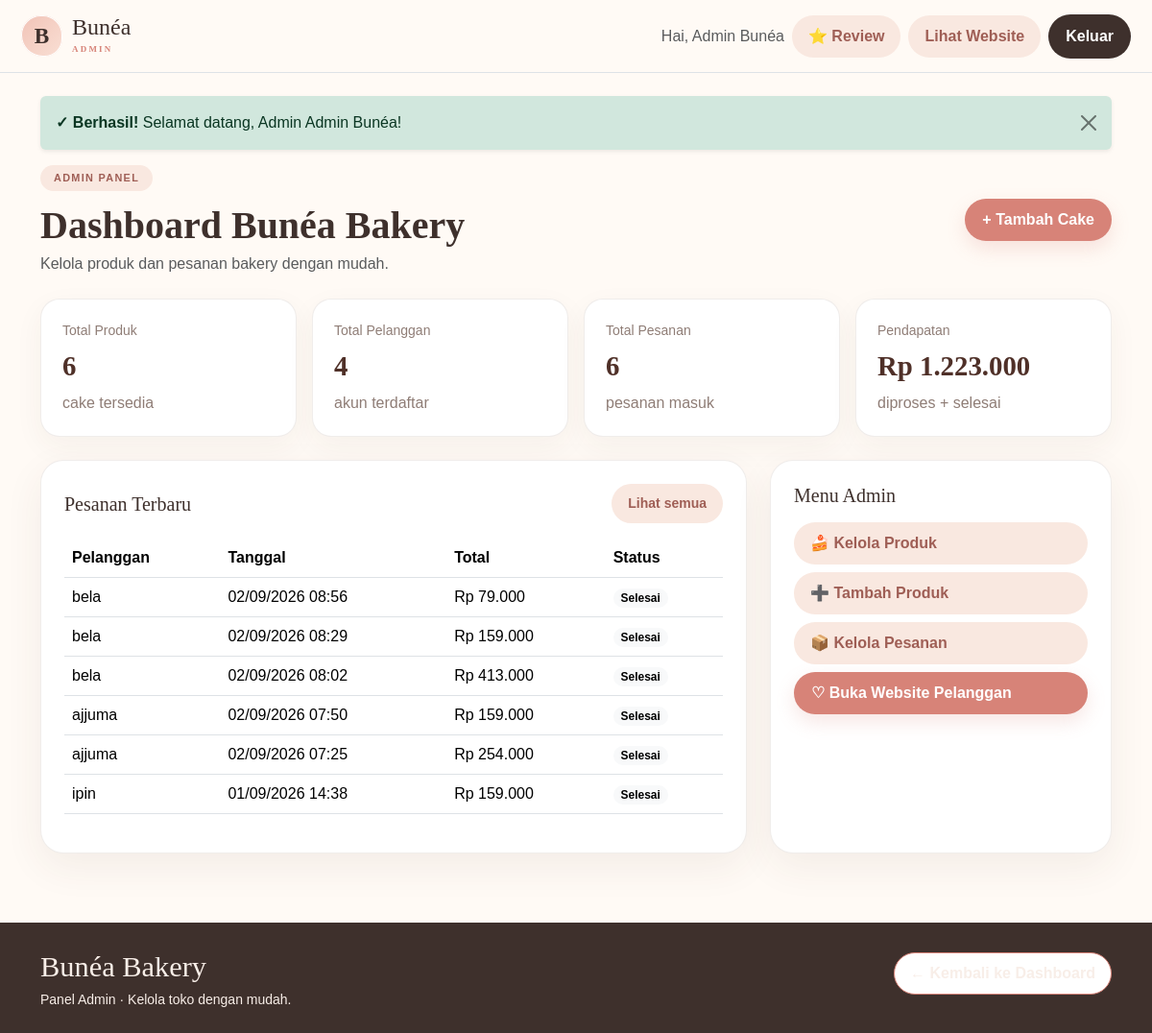
The page /admin/index.php (signed in) on the database its author committed.
### tables this page shows
CREATE TABLE `pesanan` (
  `id_pesanan` int(11) NOT NULL,
  `id_pelanggan` int(11) NOT NULL,
  `tanggal_pesanan` datetime NOT NULL DEFAULT current_timestamp(),
  `total_harga` decimal(12,2) NOT NULL DEFAULT 0.00,
  `status_pesanan` enum('menunggu','diproses','selesai','dibatalkan') NOT NULL DEFAULT 'menunggu'
);

CREATE TABLE `pelanggan` (
  `id_pelanggan` int(11) NOT NULL,
  `nama_pelanggan` varchar(100) NOT NULL,
  `no_telepon` varchar(20) NOT NULL,
  `email` varchar(100) NOT NULL,
  `alamat` text NOT NULL,
  `tanggal_daftar` date NOT NULL,
  `password` varchar(255) NOT NULL
);

### config/helpers.php (called while the page is built, shortened)
<?php
function e($v)
{
    return htmlspecialchars((string) $v, ENT_QUOTES, "UTF-8");
}
function rupiah($v)
{
    return "Rp " . number_format((float) $v, 0, ",", ".");
}
function flash()
{
    if (!empty($_SESSION["flash"])) {
        $m = $_SESSION["flash"];
        return $m;
    }
    return null;
}
?>

### admin/index.php (the view, shortened to what this page needs)
<?php
require_once __DIR__ . '/../config/koneksi.php';
require __DIR__ . '/partials/header.php';
$total_produk = (int) $conn->query('SELECT COUNT(*) total FROM produk_kue')->fetch_assoc()['total'];
$total_pelanggan = (int) $conn->query('SELECT COUNT(*) total FROM pelanggan')->fetch_assoc()['total'];
$total_pesanan = (int) $conn->query('SELECT COUNT(*) total FROM pesanan')->fetch_assoc()['total'];
$total_pendapatan = (float) $conn->query("SELECT COALESCE(SUM(total_harga),0) total FROM pesanan WHERE status_pesanan IN ('diproses','selesai')")->fetch_assoc()['total'];
$pesanan = $conn->query("SELECT p.*, pl.nama_pelanggan FROM pesanan p JOIN pelanggan pl ON pl.id_pelanggan=p.id_pelanggan ORDER BY p.id_pesanan DESC LIMIT 8");
?>
<div class="d-flex justify-content-between align-items-center mb-4">
    <div>
        <div class="section-kicker">ADMIN PANEL</div>
        <h1 class="display-6 fw-bold mb-1">Dashboard Bunéa Bakery</h1>
        <p class="text-muted mb-0">Kelola produk dan pesanan bakery dengan mudah.</p>
    </div>
    <a href="produk_tambah.php" class="btn btn-register">+ Tambah Cake</a>
</div>
<div class="row g-3 mb-4">
    <div class="col-md-6 col-xl-3"><div class="stat-card"><small>Total Produk</small><strong><?= $total_produk ?></strong><span>cake tersedia</span></div></div>
    <div class="col-md-6 col-xl-3"><div class="stat-card"><small>Total Pelanggan</small><strong><?= $total_pelanggan ?></strong><span>akun terdaftar</span></div></div>
    <div class="col-md-6 col-xl-3"><div class="stat-card"><small>Total Pesanan</small><strong><?= $total_pesanan ?></strong><span>pesanan masuk</span></div></div>
    <div class="col-md-6 col-xl-3"><div class="stat-card"><small>Pendapatan</small><strong><?= rupiah($total_pendapatan) ?></strong><span>diproses + selesai</span></div></div>
</div>
<div class="row g-4">
    <div class="col-lg-8">
        <div class="admin-card p-4">
            <div class="d-flex justify-content-between align-items-center mb-3">
                <h2 class="h5 mb-0">Pesanan Terbaru</h2>
                <a href="pesanan.php" class="btn btn-soft btn-sm">Lihat semua</a>
            </div>
            <div class="table-responsive">
                <table class="table align-middle">
                    <thead><tr><th>Pelanggan</th><th>Tanggal</th><th>Total</th><th>Status</th></tr></thead>
                    <tbody>
                    <?php if ($pesanan->num_rows): while ($row = $pesanan->fetch_assoc()): ?>
                        <tr>
                            <td><?= e($row['nama_pelanggan']) ?></td>
                            <td><?= date('d/m/Y H:i', strtotime($row['tanggal_pesanan'])) ?></td>
                            <td><?= rupiah($row['total_harga']) ?></td>
                            <td><span class="badge rounded-pill text-bg-light"><?= e(ucfirst($row['status_pesanan'])) ?></span></td>
                        </tr>
                    <?php endwhile; else: ?>
                        <tr><td colspan="4" class="text-center text-muted py-4">Belum ada pesanan.</td></tr>
                    <?php endif; ?>
                    </tbody>
                </table>
            </div>
        </div>
    </div>
    <div class="col-lg-4">
        <div class="admin-card p-4 h-100">
            <h2 class="h5">Menu Admin</h2>
            <div class="d-grid gap-2 mt-3">
                <a href="produk.php" class="btn btn-soft text-start">🍰 Kelola Produk</a>
                <a href="produk_tambah.php" class="btn btn-soft text-start">➕ Tambah Produk</a>
                <a href="pesanan.php" class="btn btn-soft text-start">📦 Kelola Pesanan</a>
                <a href="../index.php" class="btn btn-register text-start">♡ Buka Website Pelanggan</a>
            </div>
        </div>
    </div>
</div>
<?php require __DIR__ . '/partials/footer.php'; ?>

### admin/partials/header.php (shortened to what this page needs)
<?php
require_once __DIR__ . '/../../config/helpers.php';
?>
<!doctype html>
<html lang="id">
<head>
    <link href="https://cdn.jsdelivr.net/npm/bootstrap@5.3.3/dist/css/bootstrap.min.css" rel="stylesheet">
    <link href="../assets/css/style.css?v=2" rel="stylesheet">
</head>
<body>
<nav class="navbar navbar-bunea border-bottom">
    <div class="container">
        <a class="navbar-brand" href="index.php">
            <span class="brand-mark">B</span>
            <span>Bunéa <small>ADMIN</small></span>
        </a>
        <div class="d-flex align-items-center gap-2">
            <span class="d-none d-md-inline text-muted">Hai, <?= e($_SESSION['admin']['nama']) ?></span>
            <a href="review.php" class="btn btn-soft">⭐ Review</a>
            <a href="../index.php" class="btn btn-soft">Lihat Website</a>
            <a href="../logout.php" class="btn btn-dark-bunea">Keluar</a>
        </div>
    </div>
</nav>
<main class="container py-4">
<?php if ($msg = flash()): ?>
<div class="alert alert-success alert-dismissible fade show shadow-sm border-0" role="alert">
    <strong>✓ Berhasil!</strong> <?= e($msg) ?>
    <button type="button" class="btn-close" data-bs-dismiss="alert" aria-label="Close"></button>
</div>
<?php endif; ?>

### admin/partials/footer.php (shortened to what this page needs)
</main>
<footer class="footer-bunea mt-5">
    <div class="container py-4">
        <div class="d-flex flex-wrap justify-content-between align-items-center gap-3">
            <div>
                <div class="brand-footer">Bunéa Bakery</div>
                <div class="small">Panel Admin · Kelola toko dengan mudah.</div>
            </div>
            <a href="index.php" class="back-button">← Kembali ke Dashboard</a>
        </div>
    </div>
</footer>
</body>
</html>

### assets/css/style.css (style rules this page uses)
:root { --cream:#fffaf5; --cream2:#fff2ea; --rose:#d78378; --rose2:#f1c3b7; --brown:#3e302c; --brown2:#725b52; --gold:#b88a58; --white:#fff; --line:#ead8cf; --shadow:0 18px 50px rgba(82,56,47,.10) }
* { box-sizing:border-box }
html { scroll-behavior:smooth }
body { margin:0; background:var(--cream); color:var(--brown); font-family:'DM Sans',sans-serif }
.serif,h1,h2,h3,h4,h5,.navbar-brand,.brand-footer { font-family:'Playfair Display',serif }
.navbar-bunea { background:rgba(255,250,245,.94); border-bottom:1px solid var(--line); backdrop-filter:blur(14px) }
.navbar-brand { font-size:1.5rem; line-height:.8; color:var(--brown); display:flex; gap:10px; align-items:center }
.navbar-brand small { display:block; font:700 .56rem 'DM Sans'; letter-spacing:.25em; color:var(--rose); margin-top:8px }
.brand-mark { width:43px; height:43px; border-radius:50% 50% 45% 55%; background:linear-gradient(135deg,var(--rose2),#f9dfd4); display:grid; place-items:center; color:var(--brown); font:700 1.45rem 'Playfair Display'; box-shadow:inset 0 0 0 1px #fff }
.btn-dark-bunea { background:var(--brown); color:#fff; border-radius:999px; padding:10px 17px; font-weight:700 }
.btn-soft { background:#f9e8e0; color:#9f5e55; border:0; border-radius:999px; font-weight:700; padding:10px 17px }
.hero-badge,.section-kicker { color:#a9655b; text-transform:uppercase; letter-spacing:.19em; font-weight:800; font-size:.72rem }
.footer-bunea { background:#3e302c; color:#f8eee8; margin-top:30px }
.footer-bunea a { display:block; color:#f8eee8; text-decoration:none; margin-bottom:8px }
.brand-footer { font-size:1.9rem }
.btn-register { background:var(--rose); color:#fff!important; border:0; border-radius:999px; padding:10px 18px; font-weight:800; box-shadow:0 8px 20px rgba(215,131,120,.20); }
.section-kicker { display:inline-block; background:#f9e8e0; color:#9f5e55; padding:8px 14px; border-radius:999px; letter-spacing:.12em; margin-bottom:10px; }
.admin-card { background: #ffffff; border: 1px solid rgba(113, 76, 64, .10); border-radius: 24px; box-shadow: 0 14px 40px rgba(88, 54, 45, .07); }
.stat-card { background: #fff; border: 1px solid rgba(113, 76, 64, .10); border-radius: 20px; padding: 22px; height: 100%; box-shadow: 0 10px 30px rgba(88, 54, 45, .05); }
.stat-card small, .stat-card span { display: block; color: #8f7d76; }
.stat-card strong { display: block; margin: 5px 0; font-family: 'Playfair Display', serif; font-size: 1.8rem; color: #4f3028; }
.back-button { display: inline-flex; align-items: center; gap: 7px; border: 1.5px solid var(--rose); color: #9d5d53; background: #fff; border-radius: 999px; padding: 9px 16px; font-weight: 700; text-decoration: none; transition: .2s ease; }
html, body { width: 100%; min-height: 100%; overflow-x: hidden; }
body { background: var(--cream); }
main { display: block; width: 100%; }
.navbar-bunea { min-height: 76px; position: relative; z-index: 20; }
.navbar-bunea .container { max-width: 1180px; }
.navbar-brand { white-space: nowrap; text-decoration: none; }
.navbar-bunea .d-flex { flex-wrap: nowrap; }
.btn-register, .btn-login, .btn-soft, .btn-dark-bunea, .btn-see-all, .btn-bunea { white-space: nowrap; text-decoration: none !important; }
.section-kicker { margin-bottom: 12px; line-height: 1; font-size: .68rem; }
.footer-bunea { position: relative; }

### rows shown on the page
pesanan: id_pelanggan.nama_pelanggan "bela", tanggal_pesanan "02/09/2026 08:56", total_harga "Rp 79.000", status_pesanan "Selesai"
pesanan: id_pelanggan.nama_pelanggan "bela", tanggal_pesanan "02/09/2026 08:29", total_harga "Rp 159.000", status_pesanan "Selesai"
pesanan: id_pelanggan.nama_pelanggan "bela", tanggal_pesanan "02/09/2026 08:02", total_harga "Rp 413.000", status_pesanan "Selesai"
pesanan: id_pelanggan.nama_pelanggan "ajjuma", tanggal_pesanan "02/09/2026 07:50", total_harga "Rp 159.000", status_pesanan "Selesai"
pesanan: id_pelanggan.nama_pelanggan "ajjuma", tanggal_pesanan "02/09/2026 07:25", total_harga "Rp 254.000", status_pesanan "Selesai"
pesanan: id_pelanggan.nama_pelanggan "ipin", tanggal_pesanan "01/09/2026 14:38", total_harga "Rp 159.000", status_pesanan "Selesai"

### other values the page prints
$_SESSION['admin']['nama'] "Admin Bunéa"
$msg "Selamat datang, Admin Admin Bunéa!"
$total_produk "6"
$total_pelanggan "4"
$total_pesanan "6"
rupiah($total_pendapatan) "Rp 1.223.000"
